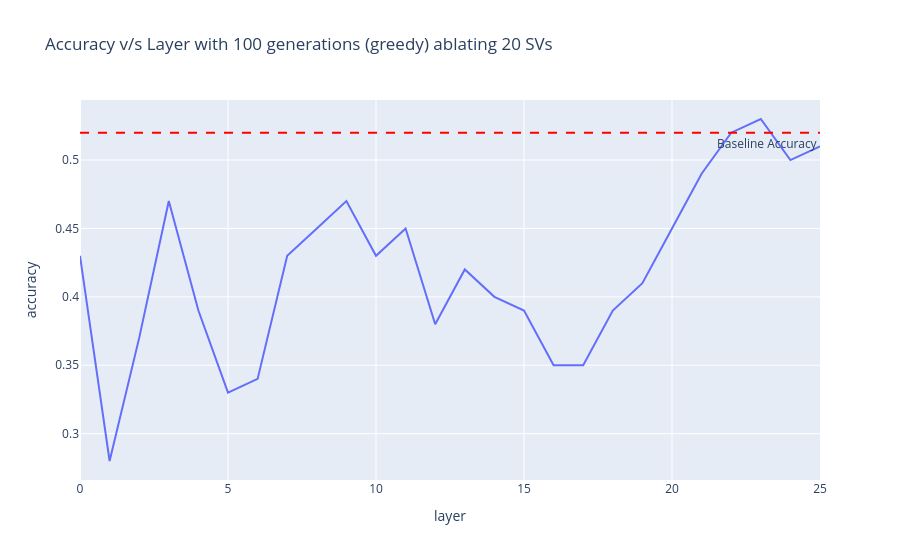

Write notebook code for a chart like this one.
### Code cell
fig = px.line(df_1, x="layer", y="accuracy", title="Accuracy v/s Layer with 100 generations (greedy) ablating 20 SVs")
fig.add_hline(y=0.52, line_dash="dash", line_color="red",
              annotation_text="Baseline Accuracy", annotation_position="bottom right")
fig.show()

### Figure 1 — Plotly figure (JSON) as saved in the notebook; plotly's stock layout.template omitted (floating-point values rounded to 4 significant figures)
{"data": [{"hovertemplate": "layer=%{x}<br>accuracy=%{y}<extra></extra>", "legendgroup": "", "line": {"color": "#636efa", "dash": "solid"}, "marker": {"symbol": "circle"}, "mode": "lines", "name": "", "orientation": "v", "showlegend": false, "type": "scatter", "x": [0, 1, 2, 3, 4, 5, 6, 7, 8, 9, 10, 11, 12, 13, 14, 15, 16, 17, 18, 19, 20, 21, 22, 23, 24, 25], "xaxis": "x", "y": [0.43, 0.28, 0.37, 0.47, 0.39, 0.33, 0.34, 0.43, 0.45, 0.47, 0.43, 0.45, 0.38, 0.42, 0.4, 0.39, 0.35, 0.35, 0.39, 0.41, 0.45, 0.49, 0.52, 0.53, 0.5, 0.51], "yaxis": "y"}], "layout": {"annotations": [{"showarrow": false, "text": "Baseline Accuracy", "x": 1, "xanchor": "right", "xref": "x domain", "y": 0.52, "yanchor": "top", "yref": "y"}], "legend": {"tracegroupgap": 0}, "shapes": [{"line": {"color": "red", "dash": "dash"}, "type": "line", "x0": 0, "x1": 1, "xref": "x domain", "y0": 0.52, "y1": 0.52, "yref": "y"}], "title": {"text": "Accuracy v/s Layer with 100 generations (greedy) ablating 20 SVs"}, "xaxis": {"anchor": "y", "domain": [0, 1], "title": {"text": "layer"}}, "yaxis": {"anchor": "x", "domain": [0, 1], "title": {"text": "accuracy"}}}}
